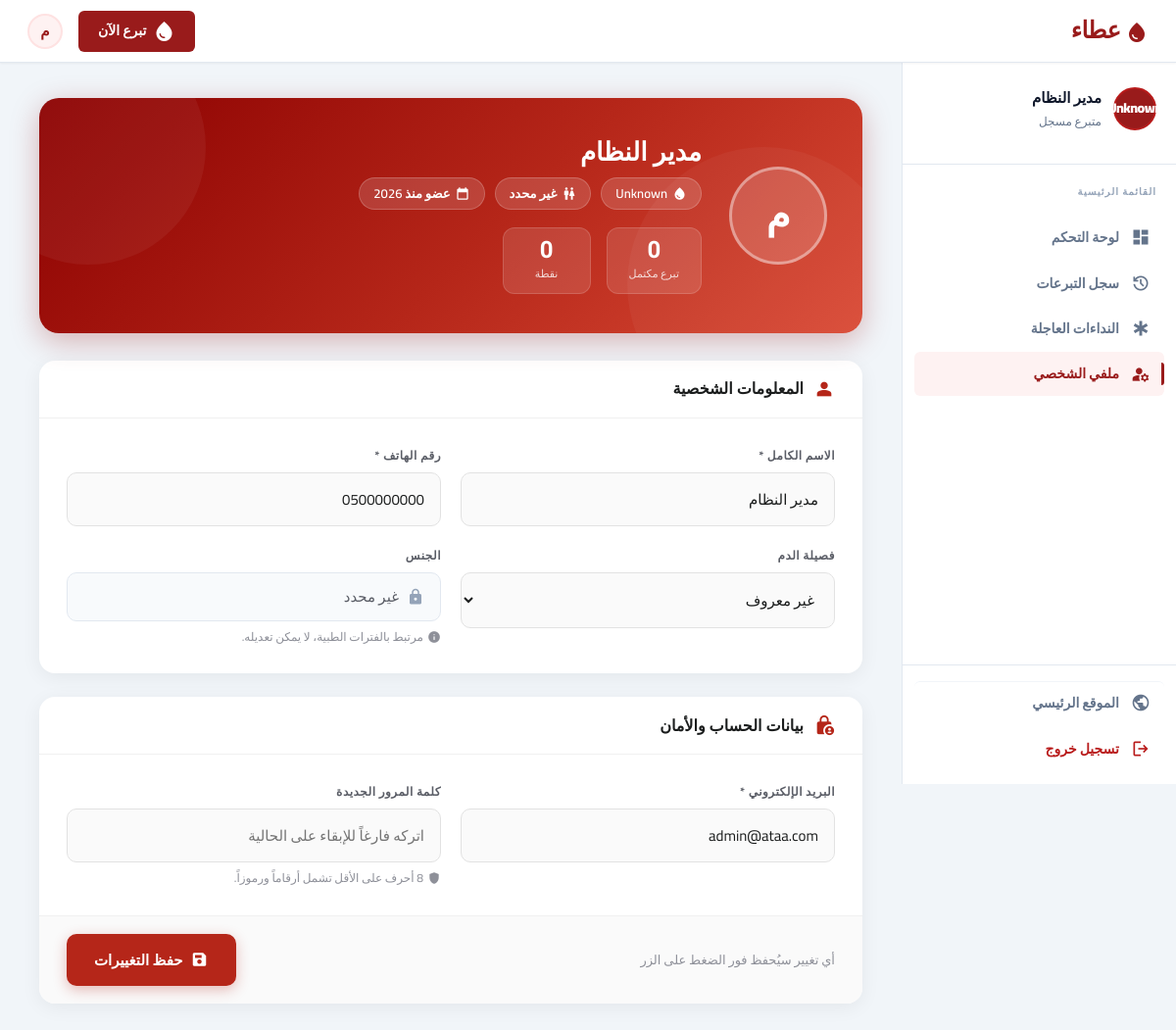
/dashboards/donor/profile.php (signed in), run on the app's committed database.
### tables this page shows
CREATE TABLE `users` (
  `id` int(11) NOT NULL,
  `name` varchar(100) NOT NULL,
  `email` varchar(150) NOT NULL,
  `password_hash` varchar(255) NOT NULL,
  `phone` varchar(20) NOT NULL,
  `gender` enum('male','female','unknown') DEFAULT 'unknown',
  `role` enum('donor','patient','admin') NOT NULL DEFAULT 'donor',
  `blood_type` enum('A+','A-','B+','B-','AB+','AB-','O+','O-','Unknown') DEFAULT 'Unknown',
  `latitude` decimal(10,8) DEFAULT NULL,
  `longitude` decimal(11,8) DEFAULT NULL,
  `points` int(11) DEFAULT 0,
  `created_at` timestamp NOT NULL DEFAULT current_timestamp()
);

### dashboards/donor/profile.php (the view, shortened to what this page needs)
<?php
require_once '../../includes/donor_header.php';
$stmt = $pdo->prepare("SELECT name, email, phone, blood_type, gender, points, created_at FROM users WHERE id = ?");
$stmt->execute([$_SESSION['user_id']]);
$user = $stmt->fetch();
$stmt = $pdo->prepare("SELECT COUNT(*) as total FROM donations WHERE donor_id = ? AND status = 'completed'");
$stmt->execute([$_SESSION['user_id']]);
$donation_count = $stmt->fetch()['total'];
$gender_labels = ['male' => 'ذكر', 'female' => 'أنثى', 'unknown' => 'غير محدد'];
$gender_label  = $gender_labels[$user['gender']] ?? 'غير محدد';
$initials      = mb_substr($user['name'], 0, 1, 'UTF-8');
$member_since  = date('Y', strtotime($user['created_at']));
?>
<div class="profile-hero">
    <div class="profile-avatar"><?php echo htmlspecialchars($initials); ?></div>
    <div class="profile-hero-info">
        <h1 class="profile-hero-name"><?php echo htmlspecialchars($user['name']); ?></h1>
        <div class="profile-hero-meta">
            <span class="profile-badge">
                <span class="material-symbols-outlined">water_drop</span>
                <?php echo htmlspecialchars($user['blood_type']); ?>
            </span>
            <span class="profile-badge">
                <span class="material-symbols-outlined">wc</span>
                <?php echo htmlspecialchars($gender_label); ?>
            </span>
            <span class="profile-badge">
                <span class="material-symbols-outlined">calendar_today</span>
                عضو منذ <?php echo $member_since; ?>
            </span>
        </div>
        <div class="profile-stats">
            <div class="profile-stat">
                <div class="profile-stat__num"><?php echo $donation_count; ?></div>
                <div class="profile-stat__label">تبرع مكتمل</div>
            </div>
            <div class="profile-stat">
                <div class="profile-stat__num"><?php echo (int)($user['points'] ?? 0); ?></div>
                <div class="profile-stat__label">نقطة</div>
            </div>
        </div>
    </div>
</div>
<form method="POST" action="">
    <div class="profile-card">
        <div class="profile-card__head">
            <span class="material-symbols-outlined">person</span>
            <h2>المعلومات الشخصية</h2>
        </div>
        <div class="profile-card__body">
            <div class="profile-grid">
                <div class="profile-field">
                    <label>الاسم الكامل *</label>
                    <input type="text" name="name" value="<?php echo htmlspecialchars($user['name']); ?>" required placeholder="الاسم الكامل">
                </div>
                <div class="profile-field">
                    <label>رقم الهاتف *</label>
                    <input type="text" name="phone" value="<?php echo htmlspecialchars($user['phone']); ?>" required>
                </div>
                <div class="profile-field">
                    <label>فصيلة الدم</label>
                    <select name="blood_type">
                        <?php
                        $types = ['Unknown'=>'غير معروف','A+'=>'A+','A-'=>'A-','B+'=>'B+','B-'=>'B-','AB+'=>'AB+','AB-'=>'AB-','O+'=>'O+','O-'=>'O-'];
                        foreach ($types as $val => $lbl): ?>
                            <option value="<?php echo $val; ?>" <?php echo ($user['blood_type'] === $val) ? 'selected' : ''; ?>>
                                <?php echo $lbl; ?>
                            </option>
                        <?php endforeach; ?>
                    </select>
                </div>
                <div class="profile-field">
                    <label>الجنس</label>
                    <div class="gender-locked">
                        <span class="material-symbols-outlined">lock</span>
                        <?php echo htmlspecialchars($gender_label); ?>
                    </div>
                    <p class="profile-field-hint">
                        <span class="material-symbols-outlined">info</span>
                        مرتبط بالفترات الطبية، لا يمكن تعديله.
                    </p>
                </div>
            </div>
        </div>
    </div>
    <div class="profile-card">
        <div class="profile-card__head">
            <span class="material-symbols-outlined">lock_person</span>
            <h2>بيانات الحساب والأمان</h2>
        </div>
        <div class="profile-card__body">
            <div class="profile-grid">
                <div class="profile-field">
                    <label>البريد الإلكتروني *</label>
                    <input type="email" name="email" value="<?php echo htmlspecialchars($user['email']); ?>" required>
                </div>
                <div class="profile-field">
                    <label>كلمة المرور الجديدة</label>
                    <input type="password" name="password" placeholder="اتركه فارغاً للإبقاء على الحالية">
                    <p class="profile-field-hint">
                        <span class="material-symbols-outlined">shield</span>
                        8 أحرف على الأقل تشمل أرقاماً ورموزاً.
                    </p>
                </div>
            </div>
        </div>
        <div class="profile-card__footer">
            <span class="profile-footer-hint">أي تغيير سيُحفظ فور الضغط على الزر</span>
            <button type="submit" class="profile-save-btn">
                <span class="material-symbols-outlined">save</span>
                حفظ التغييرات
            </button>
        </div>
    </div>
</form>
<?php require_once '../../includes/donor_footer.php'; ?>

### includes/donor_header.php (shortened to what this page needs)
<?php
require_once 'db_connect.php';
$stmt = $pdo->prepare("SELECT name, blood_type FROM users WHERE id = ?");
$stmt->execute([$_SESSION['user_id']]);
$donor_header_info = $stmt->fetch();
$first_name   = explode(' ', $donor_header_info['name'])[0];
$current_page = basename($_SERVER['PHP_SELF']);
?>
<!DOCTYPE html>
<html lang="ar" dir="rtl">
<head>
    <link rel="stylesheet" href="<?php echo BASE_URL; ?>/assets/css/style.css?v=24">
</head>
<body class="admin-page">
<div class="db-topbar">
    <div class="db-topbar__inner">
        <div class="db-topbar__start">
            <a href="<?php echo BASE_URL; ?>/index.php" class="db-topbar__brand">
                <span class="material-symbols-outlined">water_drop</span>
                عطاء
            </a>
        </div>
        <div class="db-topbar__actions">
            <a href="<?php echo BASE_URL; ?>/dashboards/donor/urgent.php" class="db-topbar__donate">
                <span class="material-symbols-outlined">water_drop</span>
                تبرع الآن
            </a>
            <div class="db-topbar__avatar">
                <?php echo mb_substr($first_name, 0, 1, "UTF-8"); ?>
            </div>
        </div>
    </div>
</div>
<div class="db-layout">
    <aside class="db-sidebar" id="adminSidebar">
        <div class="db-sidebar__profile">
            <div class="db-sidebar__profile-row">
                <div class="db-sidebar__profile-avatar db-sidebar__profile-avatar--blood">
                    <?php echo htmlspecialchars($donor_header_info['blood_type'] ?: '?'); ?>
                </div>
                <div class="db-sidebar__profile-info">
                    <div class="db-sidebar__profile-name"><?php echo htmlspecialchars($donor_header_info['name']); ?></div>
                    <div class="db-sidebar__profile-role">متبرع مسجل</div>
                </div>
            </div>
        </div>
        <p class="db-sidebar__section-title">القائمة الرئيسية</p>
        <nav class="db-sidebar__nav">
            <a href="<?php echo BASE_URL; ?>/dashboards/donor/index.php"
               class="db-sidebar__link <?php echo ($current_page == 'index.php') ? 'is-active' : ''; ?>">
                <span class="material-symbols-outlined">dashboard</span>
                لوحة التحكم
            </a>
            <a href="<?php echo BASE_URL; ?>/dashboards/donor/history.php"
               class="db-sidebar__link <?php echo ($current_page == 'history.php') ? 'is-active' : ''; ?>">
                <span class="material-symbols-outlined">history</span>
                سجل التبرعات
            </a>
            <a href="<?php echo BASE_URL; ?>/dashboards/donor/urgent.php"
               class="db-sidebar__link <?php echo ($current_page == 'urgent.php') ? 'is-active' : ''; ?>">
                <span class="material-symbols-outlined">emergency</span>
                النداءات العاجلة
            </a>
            <a href="<?php echo BASE_URL; ?>/dashboards/donor/profile.php"
               class="db-sidebar__link <?php echo ($current_page == 'profile.php') ? 'is-active' : ''; ?>">
                <span class="material-symbols-outlined">manage_accounts</span>
                ملفي الشخصي
            </a>
        </nav>
        <div class="db-sidebar__footer">
            <a href="<?php echo BASE_URL; ?>/index.php" class="db-sidebar__link db-sidebar__link--home">
                <span class="material-symbols-outlined">public</span>
                الموقع الرئيسي
            </a>
            <a href="<?php echo BASE_URL; ?>/auth/logout.php"
               class="db-sidebar__link db-sidebar__link--danger"
               data-logout>
                <span class="material-symbols-outlined">logout</span>
                تسجيل خروج
            </a>
        </div>
    </aside>
    <main class="db-main">

### assets/css/style.css (style rules this page uses)
*, *::before, *::after { margin: 0; padding: 0; box-sizing: border-box; }
html { scroll-behavior: smooth; }
body { font-family: var(--font-body); background-color: var(--bg-main); color: var(--text-primary); direction: rtl; line-height: 1.6; min-height: 100vh; display: flex; flex-direction: column; -webkit-font-smoothing: antialiased; }
h1, h2, h3, h4, h5, h6 { font-family: var(--font-heading); font-weight: 700; line-height: 1.2; }
.material-symbols-outlined { font-variation-settings: 'FILL' 1, 'wght' 400, 'GRAD' 0, 'opsz' 24; vertical-align: middle; }
.admin-page { background-color: var(--slate-100, #f1f5f9); }

### assets/css/variables.css (style rules this page uses)
:root { --primary: #b52619; --primary-light: #ff5449; --primary-dark: #8b0000; --primary-bg: #ffebe9; --secondary: #5d5e66; --secondary-bg: #f3f3f4; --error: #ba1a1a; --error-bg: #ffdad6; --success: #2e7d32; --success-bg: #e8f5e9; --warning: #f57f17; --warning-bg: #fff3e0; --bg-main: #f9f9f9; --surface: #ffffff; --surface-hover: #f3f4f6; --border: #e2e2e2; --text-primary: #1a1c1c; --text-secondary: #5a5d66; --text-muted: #8e9099; --text-on-primary: #ffffff; --font-heading: 'Tajawal', sans-serif; --font-body: 'Cairo', sans-serif; --space-xs: 0.5rem; --space-sm: 1rem; --space-md: 1.5rem; --space-lg: 2rem; --space-xl: 3rem; --radius-sm: 8px; --radius-md: 12px; --radius-lg: 20px; --radius-full: 9999px; --shadow-sm: 0 2px 4px rgba(0,0,0,0.05); --shadow-md: 0 10px 20px rgba(181, 38, 25, 0.05); --shadow-lg: 0 30px 60px -15px rgba(139, 0, 0, 0.08); --transition-fast: 0.2s ease-in-out; --transition-smooth: 0.3s cubic-bezier(0.4, 0, 0.2, 1); }

### data on the page
users: name "م", blood_type "Unknown", name "مدير النظام", gender "غير محدد", created_at "2026", points "0", phone "0500000000", blood_type "غير معروف", email "admin@ataa.com"

### other printed values
$donation_count "0"
